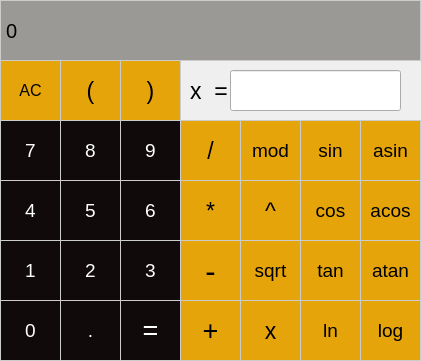
<?xml version="1.0" encoding="UTF-8"?>
<ui version="4.0">
 <class>MainWindow</class>
 <widget class="QMainWindow" name="MainWindow">
  <property name="geometry">
   <rect>
    <x>0</x>
    <y>0</y>
    <width>421</width>
    <height>361</height>
   </rect>
  </property>
  <property name="windowTitle">
   <string>MainWindow</string>
  </property>
  <property name="styleSheet">
   <string notr="true"/>
  </property>
  <widget class="QWidget" name="centralwidget">
   <widget class="QLabel" name="result_show">
    <property name="geometry">
     <rect>
      <x>0</x>
      <y>0</y>
      <width>421</width>
      <height>61</height>
     </rect>
    </property>
    <property name="font">
     <font>
      <pointsize>15</pointsize>
     </font>
    </property>
    <property name="styleSheet">
     <string notr="true">QLabel {
	
	color: rgb(0, 0, 0);
    
	
	background-color: rgb(154, 153, 150);
    border: 1px solid #ccc;
}
</string>
    </property>
    <property name="text">
     <string>0</string>
    </property>
   </widget>
   <widget class="QPushButton" name="seven">
    <property name="geometry">
     <rect>
      <x>0</x>
      <y>120</y>
      <width>61</width>
      <height>61</height>
     </rect>
    </property>
    <property name="font">
     <font>
      <pointsize>14</pointsize>
     </font>
    </property>
    <property name="styleSheet">
     <string notr="true">QPushButton {
	
	background-color: rgb(16, 10, 10);
	color: rgb(255, 255, 255);
	border: 1px solid #ccc
} </string>
    </property>
    <property name="text">
     <string>7</string>
    </property>
    <property name="iconSize">
     <size>
      <width>61</width>
      <height>61</height>
     </size>
    </property>
   </widget>
   <widget class="QPushButton" name="equals">
    <property name="geometry">
     <rect>
      <x>120</x>
      <y>300</y>
      <width>61</width>
      <height>61</height>
     </rect>
    </property>
    <property name="font">
     <font>
      <pointsize>20</pointsize>
     </font>
    </property>
    <property name="styleSheet">
     <string notr="true">QPushButton {
	
	background-color: rgb(16, 10, 10);
	color: rgb(255, 255, 255);
	border: 1px solid #ccc
} </string>
    </property>
    <property name="text">
     <string>=</string>
    </property>
   </widget>
   <widget class="QPushButton" name="dot">
    <property name="geometry">
     <rect>
      <x>60</x>
      <y>300</y>
      <width>61</width>
      <height>61</height>
     </rect>
    </property>
    <property name="font">
     <font>
      <pointsize>14</pointsize>
     </font>
    </property>
    <property name="styleSheet">
     <string notr="true">QPushButton {
	
	background-color: rgb(16, 10, 10);
	color: rgb(255, 255, 255);
	border: 1px solid #ccc
} </string>
    </property>
    <property name="text">
     <string>.</string>
    </property>
   </widget>
   <widget class="QPushButton" name="division">
    <property name="geometry">
     <rect>
      <x>180</x>
      <y>120</y>
      <width>61</width>
      <height>61</height>
     </rect>
    </property>
    <property name="font">
     <font>
      <pointsize>17</pointsize>
     </font>
    </property>
    <property name="styleSheet">
     <string notr="true">QPushButton {
	
	color: rgb(0, 0, 0);
	
	background-color: rgb(229, 165, 10);
	border: 1px solid #ccc
} </string>
    </property>
    <property name="text">
     <string>/</string>
    </property>
   </widget>
   <widget class="QPushButton" name="mul">
    <property name="geometry">
     <rect>
      <x>180</x>
      <y>180</y>
      <width>61</width>
      <height>61</height>
     </rect>
    </property>
    <property name="font">
     <font>
      <pointsize>17</pointsize>
     </font>
    </property>
    <property name="styleSheet">
     <string notr="true">QPushButton {
	
	color: rgb(0, 0, 0);
	
	background-color: rgb(229, 165, 10);
	border: 1px solid #ccc
} </string>
    </property>
    <property name="text">
     <string>*</string>
    </property>
   </widget>
   <widget class="QPushButton" name="sub">
    <property name="geometry">
     <rect>
      <x>180</x>
      <y>240</y>
      <width>61</width>
      <height>61</height>
     </rect>
    </property>
    <property name="font">
     <font>
      <pointsize>23</pointsize>
     </font>
    </property>
    <property name="styleSheet">
     <string notr="true">QPushButton {
	
	color: rgb(0, 0, 0);
	
	background-color: rgb(229, 165, 10);
	border: 1px solid #ccc
} </string>
    </property>
    <property name="text">
     <string>-</string>
    </property>
   </widget>
   <widget class="QPushButton" name="add">
    <property name="geometry">
     <rect>
      <x>180</x>
      <y>300</y>
      <width>61</width>
      <height>61</height>
     </rect>
    </property>
    <property name="font">
     <font>
      <pointsize>20</pointsize>
     </font>
    </property>
    <property name="styleSheet">
     <string notr="true">QPushButton {
	
	color: rgb(0, 0, 0);
	
	background-color: rgb(229, 165, 10);
	border: 1px solid #ccc
} </string>
    </property>
    <property name="text">
     <string>+</string>
    </property>
   </widget>
   <widget class="QPushButton" name="mod">
    <property name="geometry">
     <rect>
      <x>240</x>
      <y>120</y>
      <width>61</width>
      <height>61</height>
     </rect>
    </property>
    <property name="font">
     <font>
      <pointsize>14</pointsize>
     </font>
    </property>
    <property name="styleSheet">
     <string notr="true">QPushButton {
	
	color: rgb(0, 0, 0);
	
	background-color: rgb(229, 165, 10);
	border: 1px solid #ccc
} </string>
    </property>
    <property name="text">
     <string>mod</string>
    </property>
   </widget>
   <widget class="QPushButton" name="degree">
    <property name="geometry">
     <rect>
      <x>240</x>
      <y>180</y>
      <width>61</width>
      <height>61</height>
     </rect>
    </property>
    <property name="font">
     <font>
      <pointsize>17</pointsize>
     </font>
    </property>
    <property name="styleSheet">
     <string notr="true">QPushButton {
	
	color: rgb(0, 0, 0);
	
	background-color: rgb(229, 165, 10);
	border: 1px solid #ccc
} </string>
    </property>
    <property name="text">
     <string>^</string>
    </property>
   </widget>
   <widget class="QPushButton" name="root">
    <property name="geometry">
     <rect>
      <x>240</x>
      <y>240</y>
      <width>61</width>
      <height>61</height>
     </rect>
    </property>
    <property name="font">
     <font>
      <pointsize>14</pointsize>
     </font>
    </property>
    <property name="styleSheet">
     <string notr="true">QPushButton {
	
	color: rgb(0, 0, 0);
	
	background-color: rgb(229, 165, 10);
	border: 1px solid #ccc
} </string>
    </property>
    <property name="text">
     <string>sqrt</string>
    </property>
   </widget>
   <widget class="QPushButton" name="sin">
    <property name="geometry">
     <rect>
      <x>300</x>
      <y>120</y>
      <width>61</width>
      <height>61</height>
     </rect>
    </property>
    <property name="font">
     <font>
      <pointsize>14</pointsize>
     </font>
    </property>
    <property name="styleSheet">
     <string notr="true">QPushButton {
	
	color: rgb(0, 0, 0);
	
	background-color: rgb(229, 165, 10);
	border: 1px solid #ccc
} </string>
    </property>
    <property name="text">
     <string>sin</string>
    </property>
   </widget>
   <widget class="QPushButton" name="ln">
    <property name="geometry">
     <rect>
      <x>300</x>
      <y>300</y>
      <width>61</width>
      <height>61</height>
     </rect>
    </property>
    <property name="font">
     <font>
      <pointsize>14</pointsize>
     </font>
    </property>
    <property name="styleSheet">
     <string notr="true">QPushButton {
	
	color: rgb(0, 0, 0);
	
	background-color: rgb(229, 165, 10);
	border: 1px solid #ccc
} </string>
    </property>
    <property name="text">
     <string>ln</string>
    </property>
   </widget>
   <widget class="QPushButton" name="tan">
    <property name="geometry">
     <rect>
      <x>300</x>
      <y>240</y>
      <width>61</width>
      <height>61</height>
     </rect>
    </property>
    <property name="font">
     <font>
      <pointsize>14</pointsize>
     </font>
    </property>
    <property name="styleSheet">
     <string notr="true">QPushButton {
	
	color: rgb(0, 0, 0);
	
	background-color: rgb(229, 165, 10);
	border: 1px solid #ccc
} </string>
    </property>
    <property name="text">
     <string>tan</string>
    </property>
   </widget>
   <widget class="QPushButton" name="cos">
    <property name="geometry">
     <rect>
      <x>300</x>
      <y>180</y>
      <width>61</width>
      <height>61</height>
     </rect>
    </property>
    <property name="font">
     <font>
      <pointsize>14</pointsize>
     </font>
    </property>
    <property name="styleSheet">
     <string notr="true">QPushButton {
	
	color: rgb(0, 0, 0);
	
	background-color: rgb(229, 165, 10);
	border: 1px solid #ccc
} </string>
    </property>
    <property name="text">
     <string>cos</string>
    </property>
   </widget>
   <widget class="QPushButton" name="log">
    <property name="geometry">
     <rect>
      <x>360</x>
      <y>300</y>
      <width>61</width>
      <height>61</height>
     </rect>
    </property>
    <property name="font">
     <font>
      <pointsize>14</pointsize>
     </font>
    </property>
    <property name="styleSheet">
     <string notr="true">QPushButton {
	
	color: rgb(0, 0, 0);
	
	background-color: rgb(229, 165, 10);
	border: 1px solid #ccc
} </string>
    </property>
    <property name="text">
     <string>log</string>
    </property>
   </widget>
   <widget class="QPushButton" name="acos">
    <property name="geometry">
     <rect>
      <x>360</x>
      <y>180</y>
      <width>61</width>
      <height>61</height>
     </rect>
    </property>
    <property name="font">
     <font>
      <pointsize>14</pointsize>
     </font>
    </property>
    <property name="styleSheet">
     <string notr="true">QPushButton {
	
	color: rgb(0, 0, 0);
	
	background-color: rgb(229, 165, 10);
	border: 1px solid #ccc
} </string>
    </property>
    <property name="text">
     <string>acos</string>
    </property>
   </widget>
   <widget class="QPushButton" name="atan">
    <property name="geometry">
     <rect>
      <x>360</x>
      <y>240</y>
      <width>61</width>
      <height>61</height>
     </rect>
    </property>
    <property name="font">
     <font>
      <pointsize>14</pointsize>
     </font>
    </property>
    <property name="styleSheet">
     <string notr="true">QPushButton {
	
	color: rgb(0, 0, 0);
	
	background-color: rgb(229, 165, 10);
	border: 1px solid #ccc
} </string>
    </property>
    <property name="text">
     <string>atan</string>
    </property>
   </widget>
   <widget class="QPushButton" name="asin">
    <property name="geometry">
     <rect>
      <x>360</x>
      <y>120</y>
      <width>61</width>
      <height>61</height>
     </rect>
    </property>
    <property name="font">
     <font>
      <pointsize>14</pointsize>
     </font>
    </property>
    <property name="styleSheet">
     <string notr="true">QPushButton {
	
	color: rgb(0, 0, 0);
	
	background-color: rgb(229, 165, 10);
	border: 1px solid #ccc
} </string>
    </property>
    <property name="text">
     <string>asin</string>
    </property>
   </widget>
   <widget class="QPushButton" name="delete_2">
    <property name="geometry">
     <rect>
      <x>0</x>
      <y>60</y>
      <width>61</width>
      <height>61</height>
     </rect>
    </property>
    <property name="font">
     <font>
      <pointsize>12</pointsize>
     </font>
    </property>
    <property name="styleSheet">
     <string notr="true">QPushButton {
	
	color: rgb(0, 0, 0);
	
	background-color: rgb(229, 165, 10);
	border: 1px solid #ccc
} </string>
    </property>
    <property name="text">
     <string>AC</string>
    </property>
   </widget>
   <widget class="QPushButton" name="eight">
    <property name="geometry">
     <rect>
      <x>60</x>
      <y>120</y>
      <width>61</width>
      <height>61</height>
     </rect>
    </property>
    <property name="font">
     <font>
      <pointsize>14</pointsize>
     </font>
    </property>
    <property name="styleSheet">
     <string notr="true">QPushButton {
	
	background-color: rgb(16, 10, 10);
	color: rgb(255, 255, 255);
	border: 1px solid #ccc
} </string>
    </property>
    <property name="text">
     <string>8</string>
    </property>
    <property name="iconSize">
     <size>
      <width>61</width>
      <height>61</height>
     </size>
    </property>
   </widget>
   <widget class="QPushButton" name="nine">
    <property name="geometry">
     <rect>
      <x>120</x>
      <y>120</y>
      <width>61</width>
      <height>61</height>
     </rect>
    </property>
    <property name="font">
     <font>
      <pointsize>14</pointsize>
     </font>
    </property>
    <property name="styleSheet">
     <string notr="true">QPushButton {
	
	background-color: rgb(16, 10, 10);
	color: rgb(255, 255, 255);
	border: 1px solid #ccc
} </string>
    </property>
    <property name="text">
     <string>9</string>
    </property>
    <property name="iconSize">
     <size>
      <width>61</width>
      <height>61</height>
     </size>
    </property>
   </widget>
   <widget class="QPushButton" name="six">
    <property name="geometry">
     <rect>
      <x>120</x>
      <y>180</y>
      <width>61</width>
      <height>61</height>
     </rect>
    </property>
    <property name="font">
     <font>
      <pointsize>14</pointsize>
     </font>
    </property>
    <property name="styleSheet">
     <string notr="true">QPushButton {
	
	background-color: rgb(16, 10, 10);
	color: rgb(255, 255, 255);
	border: 1px solid #ccc
} </string>
    </property>
    <property name="text">
     <string>6</string>
    </property>
    <property name="iconSize">
     <size>
      <width>61</width>
      <height>61</height>
     </size>
    </property>
   </widget>
   <widget class="QPushButton" name="four">
    <property name="geometry">
     <rect>
      <x>0</x>
      <y>180</y>
      <width>61</width>
      <height>61</height>
     </rect>
    </property>
    <property name="font">
     <font>
      <pointsize>14</pointsize>
     </font>
    </property>
    <property name="styleSheet">
     <string notr="true">QPushButton {
	
	background-color: rgb(16, 10, 10);
	color: rgb(255, 255, 255);
	border: 1px solid #ccc
} </string>
    </property>
    <property name="text">
     <string>4</string>
    </property>
    <property name="iconSize">
     <size>
      <width>61</width>
      <height>61</height>
     </size>
    </property>
   </widget>
   <widget class="QPushButton" name="five">
    <property name="geometry">
     <rect>
      <x>60</x>
      <y>180</y>
      <width>61</width>
      <height>61</height>
     </rect>
    </property>
    <property name="font">
     <font>
      <pointsize>14</pointsize>
     </font>
    </property>
    <property name="styleSheet">
     <string notr="true">QPushButton {
	
	background-color: rgb(16, 10, 10);
	color: rgb(255, 255, 255);
	border: 1px solid #ccc
} </string>
    </property>
    <property name="text">
     <string>5</string>
    </property>
    <property name="iconSize">
     <size>
      <width>61</width>
      <height>61</height>
     </size>
    </property>
   </widget>
   <widget class="QPushButton" name="one">
    <property name="geometry">
     <rect>
      <x>0</x>
      <y>240</y>
      <width>61</width>
      <height>61</height>
     </rect>
    </property>
    <property name="font">
     <font>
      <pointsize>14</pointsize>
     </font>
    </property>
    <property name="styleSheet">
     <string notr="true">QPushButton {
	
	background-color: rgb(16, 10, 10);
	color: rgb(255, 255, 255);
	border: 1px solid #ccc
} </string>
    </property>
    <property name="text">
     <string>1</string>
    </property>
    <property name="iconSize">
     <size>
      <width>61</width>
      <height>61</height>
     </size>
    </property>
   </widget>
   <widget class="QPushButton" name="two">
    <property name="geometry">
     <rect>
      <x>60</x>
      <y>240</y>
      <width>61</width>
      <height>61</height>
     </rect>
    </property>
    <property name="font">
     <font>
      <pointsize>14</pointsize>
     </font>
    </property>
    <property name="styleSheet">
     <string notr="true">QPushButton {
	
	background-color: rgb(16, 10, 10);
	color: rgb(255, 255, 255);
	border: 1px solid #ccc
} </string>
    </property>
    <property name="text">
     <string>2</string>
    </property>
    <property name="iconSize">
     <size>
      <width>61</width>
      <height>61</height>
     </size>
    </property>
   </widget>
   <widget class="QPushButton" name="three">
    <property name="geometry">
     <rect>
      <x>120</x>
      <y>240</y>
      <width>61</width>
      <height>61</height>
     </rect>
    </property>
    <property name="font">
     <font>
      <pointsize>14</pointsize>
     </font>
    </property>
    <property name="styleSheet">
     <string notr="true">QPushButton {
	
	background-color: rgb(16, 10, 10);
	color: rgb(255, 255, 255);
	border: 1px solid #ccc
} </string>
    </property>
    <property name="text">
     <string>3</string>
    </property>
    <property name="iconSize">
     <size>
      <width>61</width>
      <height>61</height>
     </size>
    </property>
   </widget>
   <widget class="QPushButton" name="zero">
    <property name="geometry">
     <rect>
      <x>0</x>
      <y>300</y>
      <width>61</width>
      <height>61</height>
     </rect>
    </property>
    <property name="font">
     <font>
      <pointsize>14</pointsize>
     </font>
    </property>
    <property name="styleSheet">
     <string notr="true">QPushButton {
	
	background-color: rgb(16, 10, 10);
	color: rgb(255, 255, 255);
	border: 1px solid #ccc
} </string>
    </property>
    <property name="text">
     <string>0</string>
    </property>
    <property name="iconSize">
     <size>
      <width>61</width>
      <height>61</height>
     </size>
    </property>
   </widget>
   <widget class="QPushButton" name="bracket_1">
    <property name="geometry">
     <rect>
      <x>60</x>
      <y>60</y>
      <width>61</width>
      <height>61</height>
     </rect>
    </property>
    <property name="font">
     <font>
      <pointsize>17</pointsize>
     </font>
    </property>
    <property name="styleSheet">
     <string notr="true">QPushButton {
	
	color: rgb(0, 0, 0);
	
	background-color: rgb(229, 165, 10);
	border: 1px solid #ccc
} </string>
    </property>
    <property name="text">
     <string>(</string>
    </property>
   </widget>
   <widget class="QPushButton" name="bracket_2">
    <property name="geometry">
     <rect>
      <x>120</x>
      <y>60</y>
      <width>61</width>
      <height>61</height>
     </rect>
    </property>
    <property name="font">
     <font>
      <pointsize>17</pointsize>
     </font>
    </property>
    <property name="styleSheet">
     <string notr="true">QPushButton {
	
	color: rgb(0, 0, 0);
	
	background-color: rgb(229, 165, 10);
	border: 1px solid #ccc
} </string>
    </property>
    <property name="text">
     <string>)</string>
    </property>
   </widget>
   <widget class="QPushButton" name="variable_x">
    <property name="geometry">
     <rect>
      <x>240</x>
      <y>300</y>
      <width>61</width>
      <height>61</height>
     </rect>
    </property>
    <property name="font">
     <font>
      <pointsize>17</pointsize>
     </font>
    </property>
    <property name="styleSheet">
     <string notr="true">QPushButton {
	
	color: rgb(0, 0, 0);
	
	background-color: rgb(229, 165, 10);
	border: 1px solid #ccc
} </string>
    </property>
    <property name="text">
     <string>x</string>
    </property>
   </widget>
   <widget class="QLabel" name="label">
    <property name="geometry">
     <rect>
      <x>190</x>
      <y>70</y>
      <width>41</width>
      <height>41</height>
     </rect>
    </property>
    <property name="font">
     <font>
      <pointsize>17</pointsize>
     </font>
    </property>
    <property name="text">
     <string>x  =</string>
    </property>
   </widget>
   <widget class="QLineEdit" name="input_x">
    <property name="geometry">
     <rect>
      <x>230</x>
      <y>70</y>
      <width>171</width>
      <height>41</height>
     </rect>
    </property>
    <property name="text">
     <string/>
    </property>
   </widget>
  </widget>
 </widget>
 <resources/>
 <connections/>
</ui>
